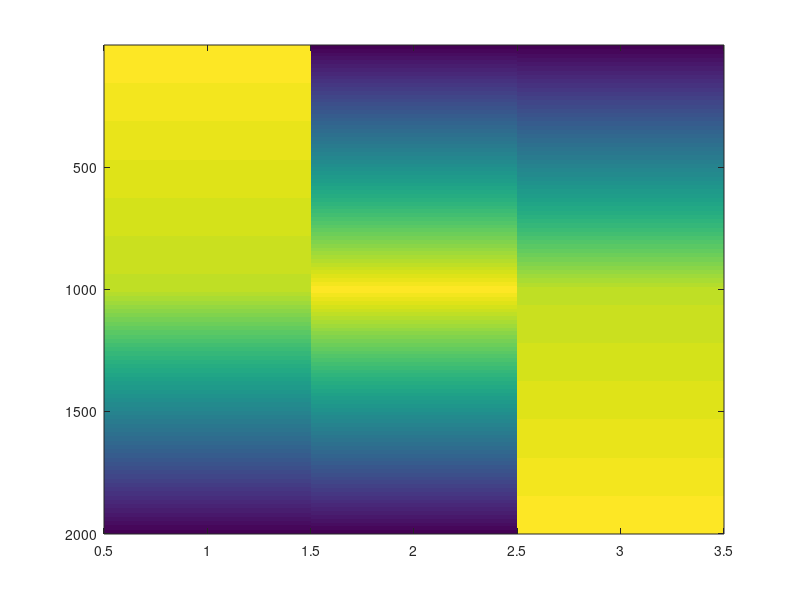

Reproduce this figure in MATLAB.
% create colormap

a = zeros(2001,3);
a(:,:)=NaN;
a(1,:) = [1 0 0];
a(1001,:) = [0.9 1 0.9];
a(2001,:) = [0 0 1];
a = fillmissing(a,'linear',1);
close all;
imagesc(a);
dlmwrite('srgb.map',a);


